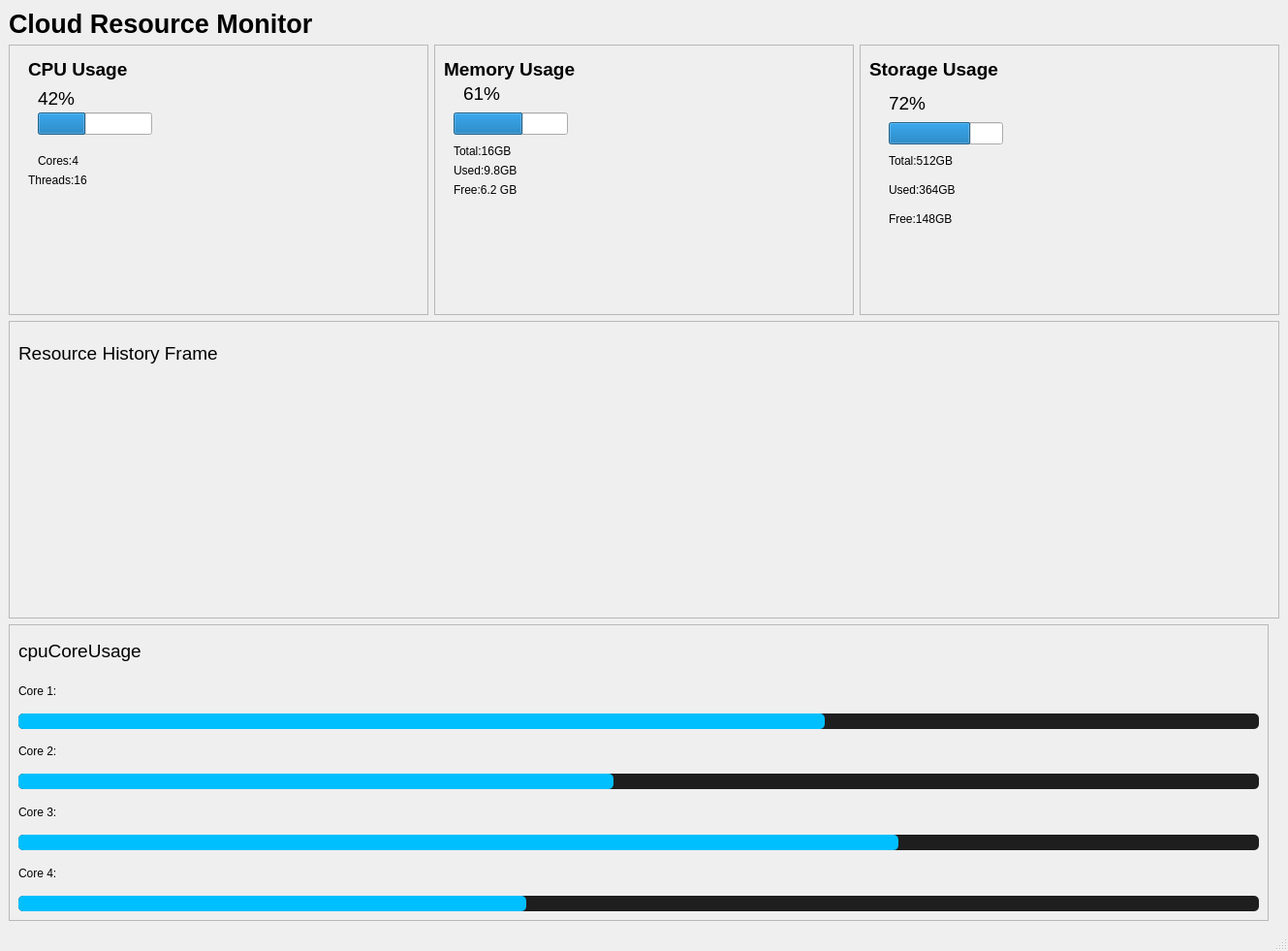
<?xml version="1.0" encoding="UTF-8"?>
<ui version="4.0">
 <class>MainWindow</class>
 <widget class="QMainWindow" name="MainWindow">
  <property name="geometry">
   <rect>
    <x>0</x>
    <y>0</y>
    <width>1329</width>
    <height>981</height>
   </rect>
  </property>
  <property name="sizePolicy">
   <sizepolicy hsizetype="Minimum" vsizetype="Minimum">
    <horstretch>0</horstretch>
    <verstretch>0</verstretch>
   </sizepolicy>
  </property>
  <property name="windowTitle">
   <string>Cloud Resource Monitor</string>
  </property>
  <property name="styleSheet">
   <string notr="true">QMainwindow{
background-color:#1e1e1e;
}</string>
  </property>
  <widget class="QWidget" name="centralwidget">
   <layout class="QGridLayout" name="gridLayout">
    <item row="2" column="0">
     <widget class="QFrame" name="resourceHistoryFrame">
      <property name="sizePolicy">
       <sizepolicy hsizetype="Minimum" vsizetype="Minimum">
        <horstretch>0</horstretch>
        <verstretch>0</verstretch>
       </sizepolicy>
      </property>
      <property name="minimumSize">
       <size>
        <width>700</width>
        <height>250</height>
       </size>
      </property>
      <property name="frameShape">
       <enum>QFrame::Shape::StyledPanel</enum>
      </property>
      <property name="frameShadow">
       <enum>QFrame::Shadow::Raised</enum>
      </property>
      <layout class="QGridLayout" name="gridLayout_3">
       <item row="0" column="0">
        <widget class="QWidget" name="resourceChartView" native="true">
         <widget class="QLabel" name="resourceHistoryFrame_2">
          <property name="geometry">
           <rect>
            <x>0</x>
            <y>-40</y>
            <width>1283</width>
            <height>126</height>
           </rect>
          </property>
          <property name="font">
           <font>
            <pointsize>14</pointsize>
           </font>
          </property>
          <property name="text">
           <string>Resource History Frame</string>
          </property>
         </widget>
        </widget>
       </item>
      </layout>
     </widget>
    </item>
    <item row="0" column="0">
     <widget class="QLabel" name="titleLabel">
      <property name="sizePolicy">
       <sizepolicy hsizetype="Preferred" vsizetype="Fixed">
        <horstretch>0</horstretch>
        <verstretch>0</verstretch>
       </sizepolicy>
      </property>
      <property name="minimumSize">
       <size>
        <width>0</width>
        <height>30</height>
       </size>
      </property>
      <property name="font">
       <font>
        <pointsize>20</pointsize>
        <bold>true</bold>
       </font>
      </property>
      <property name="text">
       <string>Cloud Resource Monitor</string>
      </property>
     </widget>
    </item>
    <item row="1" column="0">
     <layout class="QGridLayout" name="gridLayout_2">
      <property name="sizeConstraint">
       <enum>QLayout::SizeConstraint::SetMaximumSize</enum>
      </property>
      <item row="0" column="0">
       <widget class="QFrame" name="cpuFrame">
        <property name="sizePolicy">
         <sizepolicy hsizetype="Minimum" vsizetype="Preferred">
          <horstretch>0</horstretch>
          <verstretch>0</verstretch>
         </sizepolicy>
        </property>
        <property name="minimumSize">
         <size>
          <width>0</width>
          <height>220</height>
         </size>
        </property>
        <property name="maximumSize">
         <size>
          <width>16777215</width>
          <height>279</height>
         </size>
        </property>
        <property name="styleSheet">
         <string notr="true"/>
        </property>
        <property name="frameShape">
         <enum>QFrame::Shape::StyledPanel</enum>
        </property>
        <property name="frameShadow">
         <enum>QFrame::Shadow::Raised</enum>
        </property>
        <widget class="QLabel" name="cpuTitle">
         <property name="geometry">
          <rect>
           <x>20</x>
           <y>10</y>
           <width>141</width>
           <height>31</height>
          </rect>
         </property>
         <property name="font">
          <font>
           <pointsize>14</pointsize>
           <bold>true</bold>
          </font>
         </property>
         <property name="text">
          <string>CPU Usage</string>
         </property>
        </widget>
        <widget class="QLabel" name="cpuUsageLabel">
         <property name="geometry">
          <rect>
           <x>30</x>
           <y>40</y>
           <width>63</width>
           <height>31</height>
          </rect>
         </property>
         <property name="font">
          <font>
           <pointsize>14</pointsize>
          </font>
         </property>
         <property name="text">
          <string>42%</string>
         </property>
        </widget>
        <widget class="QLabel" name="cpuCoresLabel">
         <property name="geometry">
          <rect>
           <x>30</x>
           <y>110</y>
           <width>81</width>
           <height>20</height>
          </rect>
         </property>
         <property name="font">
          <font>
           <pointsize>9</pointsize>
          </font>
         </property>
         <property name="text">
          <string>Cores:4</string>
         </property>
        </widget>
        <widget class="QLabel" name="cpuThreadsLabel">
         <property name="geometry">
          <rect>
           <x>20</x>
           <y>130</y>
           <width>141</width>
           <height>20</height>
          </rect>
         </property>
         <property name="font">
          <font>
           <pointsize>9</pointsize>
          </font>
         </property>
         <property name="text">
          <string>Threads:16</string>
         </property>
        </widget>
        <widget class="QProgressBar" name="cpuProgressBar">
         <property name="geometry">
          <rect>
           <x>30</x>
           <y>70</y>
           <width>118</width>
           <height>23</height>
          </rect>
         </property>
         <property name="value">
          <number>42</number>
         </property>
         <property name="textVisible">
          <bool>false</bool>
         </property>
        </widget>
       </widget>
      </item>
      <item row="0" column="1">
       <widget class="QFrame" name="memoryCardFrame">
        <property name="sizePolicy">
         <sizepolicy hsizetype="Minimum" vsizetype="Preferred">
          <horstretch>0</horstretch>
          <verstretch>0</verstretch>
         </sizepolicy>
        </property>
        <property name="minimumSize">
         <size>
          <width>0</width>
          <height>220</height>
         </size>
        </property>
        <property name="maximumSize">
         <size>
          <width>16777215</width>
          <height>279</height>
         </size>
        </property>
        <property name="styleSheet">
         <string notr="true"/>
        </property>
        <property name="frameShape">
         <enum>QFrame::Shape::StyledPanel</enum>
        </property>
        <property name="frameShadow">
         <enum>QFrame::Shadow::Raised</enum>
        </property>
        <widget class="QLabel" name="memoryTitle">
         <property name="geometry">
          <rect>
           <x>10</x>
           <y>10</y>
           <width>171</width>
           <height>31</height>
          </rect>
         </property>
         <property name="font">
          <font>
           <pointsize>14</pointsize>
           <bold>true</bold>
          </font>
         </property>
         <property name="text">
          <string>Memory Usage</string>
         </property>
        </widget>
        <widget class="QLabel" name="memoryUsageLabel">
         <property name="geometry">
          <rect>
           <x>30</x>
           <y>40</y>
           <width>51</width>
           <height>20</height>
          </rect>
         </property>
         <property name="font">
          <font>
           <pointsize>14</pointsize>
          </font>
         </property>
         <property name="text">
          <string>61%</string>
         </property>
        </widget>
        <widget class="QLabel" name="memoryTotalLabel">
         <property name="geometry">
          <rect>
           <x>20</x>
           <y>100</y>
           <width>111</width>
           <height>20</height>
          </rect>
         </property>
         <property name="sizePolicy">
          <sizepolicy hsizetype="Fixed" vsizetype="Preferred">
           <horstretch>0</horstretch>
           <verstretch>0</verstretch>
          </sizepolicy>
         </property>
         <property name="font">
          <font>
           <pointsize>9</pointsize>
          </font>
         </property>
         <property name="text">
          <string>Total:16GB</string>
         </property>
        </widget>
        <widget class="QLabel" name="memoryUsedLabel">
         <property name="geometry">
          <rect>
           <x>20</x>
           <y>120</y>
           <width>101</width>
           <height>20</height>
          </rect>
         </property>
         <property name="sizePolicy">
          <sizepolicy hsizetype="Fixed" vsizetype="Preferred">
           <horstretch>0</horstretch>
           <verstretch>0</verstretch>
          </sizepolicy>
         </property>
         <property name="font">
          <font>
           <pointsize>9</pointsize>
          </font>
         </property>
         <property name="text">
          <string>Used:9.8GB</string>
         </property>
        </widget>
        <widget class="QLabel" name="memoryFreeLabel">
         <property name="geometry">
          <rect>
           <x>20</x>
           <y>140</y>
           <width>121</width>
           <height>20</height>
          </rect>
         </property>
         <property name="sizePolicy">
          <sizepolicy hsizetype="Fixed" vsizetype="Preferred">
           <horstretch>0</horstretch>
           <verstretch>0</verstretch>
          </sizepolicy>
         </property>
         <property name="font">
          <font>
           <pointsize>9</pointsize>
          </font>
         </property>
         <property name="text">
          <string>Free:6.2 GB</string>
         </property>
        </widget>
        <widget class="QProgressBar" name="memoryProgressBar">
         <property name="geometry">
          <rect>
           <x>20</x>
           <y>70</y>
           <width>118</width>
           <height>23</height>
          </rect>
         </property>
         <property name="value">
          <number>61</number>
         </property>
         <property name="textVisible">
          <bool>false</bool>
         </property>
        </widget>
       </widget>
      </item>
      <item row="0" column="2">
       <widget class="QFrame" name="storageFrame">
        <property name="sizePolicy">
         <sizepolicy hsizetype="Minimum" vsizetype="Preferred">
          <horstretch>0</horstretch>
          <verstretch>0</verstretch>
         </sizepolicy>
        </property>
        <property name="maximumSize">
         <size>
          <width>16777215</width>
          <height>279</height>
         </size>
        </property>
        <property name="styleSheet">
         <string notr="true"/>
        </property>
        <property name="frameShape">
         <enum>QFrame::Shape::StyledPanel</enum>
        </property>
        <property name="frameShadow">
         <enum>QFrame::Shadow::Raised</enum>
        </property>
        <widget class="QLabel" name="label_4">
         <property name="geometry">
          <rect>
           <x>10</x>
           <y>10</y>
           <width>171</width>
           <height>31</height>
          </rect>
         </property>
         <property name="font">
          <font>
           <pointsize>14</pointsize>
           <bold>true</bold>
          </font>
         </property>
         <property name="text">
          <string>Storage Usage</string>
         </property>
        </widget>
        <widget class="QLabel" name="storageUsagelabel">
         <property name="geometry">
          <rect>
           <x>30</x>
           <y>50</y>
           <width>63</width>
           <height>20</height>
          </rect>
         </property>
         <property name="font">
          <font>
           <pointsize>14</pointsize>
          </font>
         </property>
         <property name="text">
          <string>72%</string>
         </property>
        </widget>
        <widget class="QLabel" name="storageTotalLabel">
         <property name="geometry">
          <rect>
           <x>30</x>
           <y>110</y>
           <width>141</width>
           <height>20</height>
          </rect>
         </property>
         <property name="font">
          <font>
           <pointsize>9</pointsize>
          </font>
         </property>
         <property name="text">
          <string>Total:512GB</string>
         </property>
        </widget>
        <widget class="QLabel" name="storageUsedLabel">
         <property name="geometry">
          <rect>
           <x>30</x>
           <y>140</y>
           <width>151</width>
           <height>20</height>
          </rect>
         </property>
         <property name="font">
          <font>
           <pointsize>9</pointsize>
          </font>
         </property>
         <property name="text">
          <string>Used:364GB</string>
         </property>
        </widget>
        <widget class="QLabel" name="storageFreeLabel">
         <property name="geometry">
          <rect>
           <x>30</x>
           <y>170</y>
           <width>131</width>
           <height>20</height>
          </rect>
         </property>
         <property name="font">
          <font>
           <pointsize>9</pointsize>
          </font>
         </property>
         <property name="text">
          <string>Free:148GB</string>
         </property>
        </widget>
        <widget class="QProgressBar" name="storageProgressBar">
         <property name="geometry">
          <rect>
           <x>30</x>
           <y>80</y>
           <width>118</width>
           <height>23</height>
          </rect>
         </property>
         <property name="value">
          <number>72</number>
         </property>
         <property name="textVisible">
          <bool>false</bool>
         </property>
        </widget>
       </widget>
      </item>
     </layout>
    </item>
    <item row="3" column="0" alignment="Qt::AlignmentFlag::AlignLeft">
     <widget class="QFrame" name="cpuCoreFrame">
      <property name="enabled">
       <bool>true</bool>
      </property>
      <property name="sizePolicy">
       <sizepolicy hsizetype="Minimum" vsizetype="Minimum">
        <horstretch>0</horstretch>
        <verstretch>0</verstretch>
       </sizepolicy>
      </property>
      <property name="minimumSize">
       <size>
        <width>1300</width>
        <height>200</height>
       </size>
      </property>
      <property name="frameShape">
       <enum>QFrame::Shape::StyledPanel</enum>
      </property>
      <property name="frameShadow">
       <enum>QFrame::Shadow::Raised</enum>
      </property>
      <layout class="QVBoxLayout" name="verticalLayout_2">
       <item>
        <widget class="QLabel" name="label">
         <property name="font">
          <font>
           <pointsize>14</pointsize>
          </font>
         </property>
         <property name="text">
          <string>cpuCoreUsage</string>
         </property>
        </widget>
       </item>
       <item>
        <widget class="QLabel" name="core1label1">
         <property name="text">
          <string>Core 1:</string>
         </property>
        </widget>
       </item>
       <item>
        <widget class="QProgressBar" name="core1progressBar">
         <property name="styleSheet">
          <string notr="true">QProgressBar {
    background-color: #1e1e1e;
    border: none;
    border-radius: 5px;
    height: 8px;
}

QProgressBar::chunk {
    background-color: #00bfff;
    border-radius: 5px;
}</string>
         </property>
         <property name="value">
          <number>65</number>
         </property>
         <property name="textVisible">
          <bool>false</bool>
         </property>
        </widget>
       </item>
       <item>
        <widget class="QLabel" name="core2Label">
         <property name="text">
          <string>Core 2:</string>
         </property>
        </widget>
       </item>
       <item>
        <widget class="QProgressBar" name="core2progressBar">
         <property name="styleSheet">
          <string notr="true">QProgressBar {
    background-color: #1e1e1e;
    border: none;
    border-radius: 5px;
    height: 8px;
}

QProgressBar::chunk {
    background-color: #00bfff;
    border-radius: 5px;
}</string>
         </property>
         <property name="value">
          <number>48</number>
         </property>
         <property name="textVisible">
          <bool>false</bool>
         </property>
        </widget>
       </item>
       <item>
        <widget class="QLabel" name="cpucore3Label">
         <property name="text">
          <string>Core 3:</string>
         </property>
        </widget>
       </item>
       <item>
        <widget class="QProgressBar" name="core3progressBar">
         <property name="styleSheet">
          <string notr="true">QProgressBar {
    background-color: #1e1e1e;
    border: none;
    border-radius: 5px;
    height: 8px;
}

QProgressBar::chunk {
    background-color: #00bfff;
    border-radius: 5px;
}</string>
         </property>
         <property name="value">
          <number>71</number>
         </property>
         <property name="textVisible">
          <bool>false</bool>
         </property>
        </widget>
       </item>
       <item>
        <widget class="QLabel" name="label_5">
         <property name="text">
          <string>Core 4:</string>
         </property>
        </widget>
       </item>
       <item>
        <widget class="QProgressBar" name="core4progressBar">
         <property name="styleSheet">
          <string notr="true">QProgressBar {
    background-color: #1e1e1e;
    border: none;
    border-radius: 5px;
    height: 8px;
}

QProgressBar::chunk {
    background-color: #00bfff;
    border-radius: 5px;
}</string>
         </property>
         <property name="value">
          <number>41</number>
         </property>
         <property name="textVisible">
          <bool>false</bool>
         </property>
        </widget>
       </item>
      </layout>
     </widget>
    </item>
   </layout>
  </widget>
  <widget class="QMenuBar" name="menubar">
   <property name="geometry">
    <rect>
     <x>0</x>
     <y>0</y>
     <width>1329</width>
     <height>25</height>
    </rect>
   </property>
  </widget>
  <widget class="QStatusBar" name="statusbar"/>
 </widget>
 <resources/>
 <connections/>
</ui>
